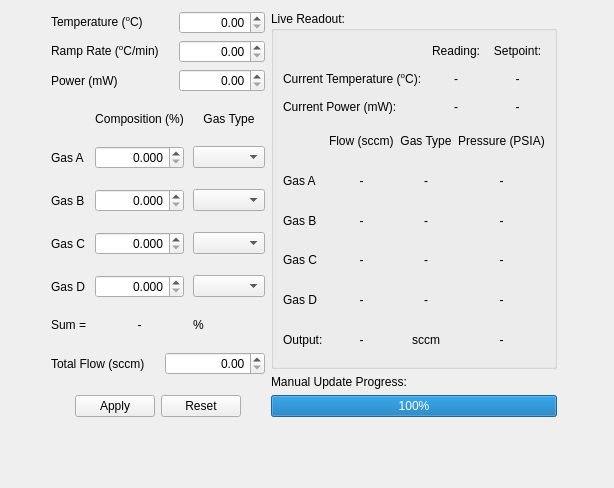
      <widget class="QWidget" name="tabManualControl">
       <attribute name="title">
        <string>Manual Control</string>
       </attribute>
       <layout class="QGridLayout" name="gridLayout_4">
        <item row="0" column="4">
         <spacer name="horizontalSpacer_4">
          <property name="orientation">
           <enum>Qt::Horizontal</enum>
          </property>
          <property name="sizeHint" stdset="0">
           <size>
            <width>40</width>
            <height>20</height>
           </size>
          </property>
         </spacer>
        </item>
        <item row="0" column="0">
         <spacer name="horizontalSpacer_3">
          <property name="orientation">
           <enum>Qt::Horizontal</enum>
          </property>
          <property name="sizeHint" stdset="0">
           <size>
            <width>40</width>
            <height>20</height>
           </size>
          </property>
         </spacer>
        </item>
        <item row="1" column="2">
         <widget class="QLabel" name="label_18">
          <property name="text">
           <string>Manual Update Progress:</string>
          </property>
         </widget>
        </item>
        <item row="2" column="2" colspan="2">
         <widget class="QProgressBar" name="progressBar">
          <property name="maximum">
           <number>100</number>
          </property>
          <property name="value">
           <number>100</number>
          </property>
         </widget>
        </item>
        <item row="0" column="2" colspan="2">
         <widget class="QGroupBox" name="groupBox">
          <property name="title">
           <string>Live Readout:</string>
          </property>
          <layout class="QVBoxLayout" name="verticalLayout_4">
           <item>
            <layout class="QVBoxLayout" name="verticalLiveReadout1" stretch="1,3">
             <item>
              <layout class="QGridLayout" name="gridLayout_5">
               <item row="1" column="1">
                <widget class="QLabel" name="current_temp_1">
                 <property name="layoutDirection">
                  <enum>Qt::LeftToRight</enum>
                 </property>
                 <property name="text">
                  <string>-</string>
                 </property>
                 <property name="alignment">
                  <set>Qt::AlignCenter</set>
                 </property>
                </widget>
               </item>
               <item row="2" column="1">
                <widget class="QLabel" name="current_power_1">
                 <property name="layoutDirection">
                  <enum>Qt::LeftToRight</enum>
                 </property>
                 <property name="text">
                  <string>-</string>
                 </property>
                 <property name="alignment">
                  <set>Qt::AlignCenter</set>
                 </property>
                </widget>
               </item>
               <item row="0" column="1">
                <widget class="QLabel" name="label_30">
                 <property name="layoutDirection">
                  <enum>Qt::LeftToRight</enum>
                 </property>
                 <property name="text">
                  <string>Reading:</string>
                 </property>
                 <property name="alignment">
                  <set>Qt::AlignCenter</set>
                 </property>
                </widget>
               </item>
               <item row="2" column="0">
                <widget class="QLabel" name="label_75">
                 <property name="text">
                  <string>Current Power (mW):</string>
                 </property>
                </widget>
               </item>
               <item row="1" column="0">
                <widget class="QLabel" name="label_74">
                 <property name="text">
                  <string>&lt;html&gt;&lt;head/&gt;&lt;body&gt;&lt;p&gt;Current Temperature (&lt;span style=&quot; vertical-align:super;&quot;&gt;o&lt;/span&gt;C):&lt;/p&gt;&lt;/body&gt;&lt;/html&gt;</string>
                 </property>
                </widget>
               </item>
               <item row="1" column="2">
                <widget class="QLabel" name="current_temp_setpoint1">
                 <property name="layoutDirection">
                  <enum>Qt::LeftToRight</enum>
                 </property>
                 <property name="text">
                  <string>-</string>
                 </property>
                 <property name="alignment">
                  <set>Qt::AlignCenter</set>
                 </property>
                </widget>
               </item>
               <item row="2" column="2">
                <widget class="QLabel" name="current_power_setpoint1">
                 <property name="layoutDirection">
                  <enum>Qt::LeftToRight</enum>
                 </property>
                 <property name="text">
                  <string>-</string>
                 </property>
                 <property name="alignment">
                  <set>Qt::AlignCenter</set>
                 </property>
                </widget>
               </item>
               <item row="0" column="2">
                <widget class="QLabel" name="label_33">
                 <property name="layoutDirection">
                  <enum>Qt::LeftToRight</enum>
                 </property>
                 <property name="text">
                  <string>Setpoint:</string>
                 </property>
                 <property name="alignment">
                  <set>Qt::AlignCenter</set>
                 </property>
                </widget>
               </item>
              </layout>
             </item>
             <item>
              <layout class="QGridLayout" name="gridLayout_8">
               <item row="5" column="3">
                <widget class="QLabel" name="current_gasE_pressure_1">
                 <property name="text">
                  <string>-</string>
                 </property>
                 <property name="alignment">
                  <set>Qt::AlignCenter</set>
                 </property>
                </widget>
               </item>
               <item row="3" column="1">
                <widget class="QLabel" name="current_gasC_comp_1">
                 <property name="text">
                  <string>-</string>
                 </property>
                 <property name="alignment">
                  <set>Qt::AlignCenter</set>
                 </property>
                </widget>
               </item>
               <item row="5" column="0">
                <widget class="QLabel" name="label_53">
                 <property name="text">
                  <string>Output:</string>
                 </property>
                </widget>
               </item>
               <item row="3" column="0">
                <widget class="QLabel" name="label_69">
                 <property name="text">
                  <string>Gas C</string>
                 </property>
                </widget>
               </item>
               <item row="2" column="2">
                <widget class="QLabel" name="current_gasB_type_1">
                 <property name="text">
                  <string>-</string>
                 </property>
                 <property name="alignment">
                  <set>Qt::AlignCenter</set>
                 </property>
                </widget>
               </item>
               <item row="1" column="0">
                <widget class="QLabel" name="label_67">
                 <property name="text">
                  <string>Gas A</string>
                 </property>
                </widget>
               </item>
               <item row="3" column="2">
                <widget class="QLabel" name="current_gasC_type_1">
                 <property name="text">
                  <string>-</string>
                 </property>
                 <property name="alignment">
                  <set>Qt::AlignCenter</set>
                 </property>
                </widget>
               </item>
               <item row="4" column="0">
                <widget class="QLabel" name="label_21">
                 <property name="text">
                  <string>Gas D</string>
                 </property>
                </widget>
               </item>
               <item row="5" column="1">
                <widget class="QLabel" name="current_gasE_flow_1">
                 <property name="text">
                  <string>-</string>
                 </property>
                 <property name="alignment">
                  <set>Qt::AlignCenter</set>
                 </property>
                </widget>
               </item>
               <item row="4" column="1">
                <widget class="QLabel" name="current_gasD_comp_1">
                 <property name="text">
                  <string>-</string>
                 </property>
                 <property name="alignment">
                  <set>Qt::AlignCenter</set>
                 </property>
                </widget>
               </item>
               <item row="1" column="3">
                <widget class="QLabel" name="current_gasA_pressure_1">
                 <property name="text">
                  <string>-</string>
                 </property>
                 <property name="alignment">
                  <set>Qt::AlignCenter</set>
                 </property>
                </widget>
               </item>
               <item row="2" column="1">
                <widget class="QLabel" name="current_gasB_comp_1">
                 <property name="text">
                  <string>-</string>
                 </property>
                 <property name="alignment">
                  <set>Qt::AlignCenter</set>
                 </property>
                </widget>
               </item>
               <item row="0" column="2">
                <widget class="QLabel" name="label_66">
                 <property name="text">
                  <string>Gas Type</string>
                 </property>
                 <property name="alignment">
                  <set>Qt::AlignCenter</set>
                 </property>
                </widget>
               </item>
               <item row="1" column="2">
                <widget class="QLabel" name="current_gasA_type_1">
                 <property name="text">
                  <string>-</string>
                 </property>
                 <property name="alignment">
                  <set>Qt::AlignCenter</set>
                 </property>
                </widget>
               </item>
               <item row="4" column="2">
                <widget class="QLabel" name="current_gasD_type_1">
                 <property name="text">
                  <string>-</string>
                 </property>
                 <property name="alignment">
                  <set>Qt::AlignCenter</set>
                 </property>
                </widget>
               </item>
               <item row="2" column="0">
                <widget class="QLabel" name="label_68">
                 <property name="text">
                  <string>Gas B</string>
                 </property>
                </widget>
               </item>
               <item row="0" column="3">
                <widget class="QLabel" name="label_28">
                 <property name="text">
                  <string>Pressure (PSIA)</string>
                 </property>
                 <property name="alignment">
                  <set>Qt::AlignCenter</set>
                 </property>
                </widget>
               </item>
               <item row="0" column="1">
                <widget class="QLabel" name="label_65">
                 <property name="text">
                  <string>Flow (sccm)</string>
                 </property>
                </widget>
               </item>
               <item row="2" column="3">
                <widget class="QLabel" name="current_gasB_pressure_1">
                 <property name="text">
                  <string>-</string>
                 </property>
                 <property name="alignment">
                  <set>Qt::AlignCenter</set>
                 </property>
                </widget>
               </item>
               <item row="3" column="3">
                <widget class="QLabel" name="current_gasC_pressure_1">
                 <property name="text">
                  <string>-</string>
                 </property>
                 <property name="alignment">
                  <set>Qt::AlignCenter</set>
                 </property>
                </widget>
               </item>
               <item row="5" column="2">
                <widget class="QLabel" name="label_73">
                 <property name="text">
                  <string>sccm</string>
                 </property>
                 <property name="alignment">
                  <set>Qt::AlignCenter</set>
                 </property>
                </widget>
               </item>
               <item row="4" column="3">
                <widget class="QLabel" name="current_gasD_pressure_1">
                 <property name="text">
                  <string>-</string>
                 </property>
                 <property name="alignment">
                  <set>Qt::AlignCenter</set>
                 </property>
                </widget>
               </item>
               <item row="1" column="1">
                <widget class="QLabel" name="current_gasA_comp_1">
                 <property name="text">
                  <string>-</string>
                 </property>
                 <property name="alignment">
                  <set>Qt::AlignCenter</set>
                 </property>
                </widget>
               </item>
              </layout>
             </item>
            </layout>
           </item>
          </layout>
         </widget>
        </item>
        <item row="0" column="1" rowspan="3">
         <layout class="QVBoxLayout" name="manualControlLayout" stretch="1,2,1">
          <property name="spacing">
           <number>20</number>
          </property>
          <item>
           <layout class="QFormLayout" name="formLayout_2">
            <property name="verticalSpacing">
             <number>6</number>
            </property>
            <item row="0" column="0">
             <widget class="QLabel" name="label_60">
              <property name="text">
               <string>&lt;html&gt;&lt;head/&gt;&lt;body&gt;&lt;p&gt;Temperature (&lt;span style=&quot; vertical-align:super;&quot;&gt;o&lt;/span&gt;C)&lt;/p&gt;&lt;/body&gt;&lt;/html&gt;</string>
              </property>
             </widget>
            </item>
            <item row="0" column="1">
             <widget class="QDoubleSpinBox" name="manualTemp">
              <property name="alignment">
               <set>Qt::AlignRight|Qt::AlignTrailing|Qt::AlignVCenter</set>
              </property>
              <property name="maximum">
               <double>450.000000000000000</double>
              </property>
             </widget>
            </item>
            <item row="1" column="0">
             <widget class="QLabel" name="label_62">
              <property name="text">
               <string>&lt;html&gt;&lt;head/&gt;&lt;body&gt;&lt;p&gt;Ramp Rate (&lt;span style=&quot; vertical-align:super;&quot;&gt;o&lt;/span&gt;C/min)&lt;/p&gt;&lt;/body&gt;&lt;/html&gt;</string>
              </property>
             </widget>
            </item>
            <item row="1" column="1">
             <widget class="QDoubleSpinBox" name="manualRamp">
              <property name="alignment">
               <set>Qt::AlignRight|Qt::AlignTrailing|Qt::AlignVCenter</set>
              </property>
             </widget>
            </item>
            <item row="2" column="0">
             <widget class="QLabel" name="label_63">
              <property name="text">
               <string>Power (mW)</string>
              </property>
             </widget>
            </item>
            <item row="2" column="1">
             <widget class="QDoubleSpinBox" name="manualPower">
              <property name="alignment">
               <set>Qt::AlignRight|Qt::AlignTrailing|Qt::AlignVCenter</set>
              </property>
             </widget>
            </item>
           </layout>
          </item>
          <item>
           <layout class="QGridLayout" name="gridLayout_7" rowstretch="1,3,3,3,3,0">
            <property name="horizontalSpacing">
             <number>9</number>
            </property>
            <property name="verticalSpacing">
             <number>20</number>
            </property>
            <item row="3" column="2">
             <widget class="QComboBox" name="manualGasCType"/>
            </item>
            <item row="4" column="0">
             <widget class="QLabel" name="label_20">
              <property name="text">
               <string>Gas D</string>
              </property>
             </widget>
            </item>
            <item row="3" column="1">
             <widget class="QDoubleSpinBox" name="manualGasCComp">
              <property name="alignment">
               <set>Qt::AlignRight|Qt::AlignTrailing|Qt::AlignVCenter</set>
              </property>
              <property name="decimals">
               <number>3</number>
              </property>
              <property name="maximum">
               <double>100.000000000000000</double>
              </property>
              <property name="singleStep">
               <double>0.010000000000000</double>
              </property>
             </widget>
            </item>
            <item row="3" column="0">
             <widget class="QLabel" name="label_59">
              <property name="text">
               <string>Gas C</string>
              </property>
             </widget>
            </item>
            <item row="0" column="1">
             <widget class="QLabel" name="label_55">
              <property name="text">
               <string>Composition (%)</string>
              </property>
              <property name="alignment">
               <set>Qt::AlignCenter</set>
              </property>
             </widget>
            </item>
            <item row="2" column="1">
             <widget class="QDoubleSpinBox" name="manualGasBComp">
              <property name="alignment">
               <set>Qt::AlignRight|Qt::AlignTrailing|Qt::AlignVCenter</set>
              </property>
              <property name="decimals">
               <number>3</number>
              </property>
              <property name="maximum">
               <double>100.000000000000000</double>
              </property>
              <property name="singleStep">
               <double>0.010000000000000</double>
              </property>
             </widget>
            </item>
            <item row="2" column="0">
             <widget class="QLabel" name="label_58">
              <property name="text">
               <string>Gas B</string>
              </property>
             </widget>
            </item>
            <item row="2" column="2">
             <widget class="QComboBox" name="manualGasBType"/>
            </item>
            <item row="4" column="1">
             <widget class="QDoubleSpinBox" name="manualGasDComp">
              <property name="alignment">
               <set>Qt::AlignRight|Qt::AlignTrailing|Qt::AlignVCenter</set>
              </property>
              <property name="decimals">
               <number>3</number>
              </property>
              <property name="maximum">
               <double>100.000000000000000</double>
              </property>
              <property name="singleStep">
               <double>0.010000000000000</double>
              </property>
             </widget>
            </item>
            <item row="1" column="1">
             <widget class="QDoubleSpinBox" name="manualGasAComp">
              <property name="alignment">
               <set>Qt::AlignRight|Qt::AlignTrailing|Qt::AlignVCenter</set>
              </property>
              <property name="decimals">
               <number>3</number>
              </property>
              <property name="maximum">
               <double>100.000000000000000</double>
              </property>
              <property name="singleStep">
               <double>0.010000000000000</double>
              </property>
             </widget>
            </item>
            <item row="0" column="2">
             <widget class="QLabel" name="label_56">
              <property name="text">
               <string>Gas Type</string>
              </property>
              <property name="alignment">
               <set>Qt::AlignCenter</set>
              </property>
             </widget>
            </item>
            <item row="1" column="2">
             <widget class="QComboBox" name="manualGasAType"/>
            </item>
            <item row="4" column="2">
             <widget class="QComboBox" name="manualGasDType"/>
            </item>
            <item row="1" column="0">
             <widget class="QLabel" name="label_57">
              <property name="text">
               <string>Gas A</string>
              </property>
             </widget>
            </item>
            <item row="5" column="1">
             <widget class="QLabel" name="manualCompSum">
              <property name="text">
               <string>-</string>
              </property>
              <property name="alignment">
               <set>Qt::AlignCenter</set>
              </property>
             </widget>
            </item>
            <item row="5" column="0">
             <widget class="QLabel" name="label_35">
              <property name="text">
               <string>Sum =</string>
              </property>
              <property name="alignment">
               <set>Qt::AlignRight|Qt::AlignTrailing|Qt::AlignVCenter</set>
              </property>
             </widget>
            </item>
            <item row="5" column="2">
             <widget class="QLabel" name="label_40">
              <property name="text">
               <string>%</string>
              </property>
             </widget>
            </item>
           </layout>
          </item>
          <item>
           <layout class="QFormLayout" name="formLayout_3">
            <item row="0" column="0">
             <widget class="QLabel" name="label_54">
              <property name="text">
               <string>Total Flow (sccm)</string>
              </property>
             </widget>
            </item>
            <item row="0" column="1">
             <widget class="QDoubleSpinBox" name="manualFlow">
              <property name="alignment">
               <set>Qt::AlignRight|Qt::AlignTrailing|Qt::AlignVCenter</set>
              </property>
              <property name="maximum">
               <double>350.000000000000000</double>
              </property>
             </widget>
            </item>
            <item row="1" column="0" colspan="2">
             <widget class="QDialogButtonBox" name="buttonBox">
              <property name="layoutDirection">
               <enum>Qt::RightToLeft</enum>
              </property>
              <property name="orientation">
               <enum>Qt::Horizontal</enum>
              </property>
              <property name="standardButtons">
               <set>QDialogButtonBox::Apply|QDialogButtonBox::Reset</set>
              </property>
              <property name="centerButtons">
               <bool>true</bool>
              </property>
             </widget>
            </item>
           </layout>
          </item>
         </layout>
        </item>
        <item row="3" column="2">
         <spacer name="verticalSpacer_2">
          <property name="orientation">
           <enum>Qt::Vertical</enum>
          </property>
          <property name="sizeHint" stdset="0">
           <size>
            <width>20</width>
            <height>40</height>
           </size>
          </property>
         </spacer>
        </item>
        <item row="4" column="3" colspan="2">
         <widget class="QLabel" name="label_38">
          <property name="text">
           <string/>
          </property>
          <property name="pixmap">
           <pixmap>style_guide/drawing.svg</pixmap>
          </property>
          <property name="scaledContents">
           <bool>false</bool>
          </property>
          <property name="alignment">
           <set>Qt::AlignBottom|Qt::AlignRight|Qt::AlignTrailing</set>
          </property>
         </widget>
        </item>
       </layout>
      </widget>
